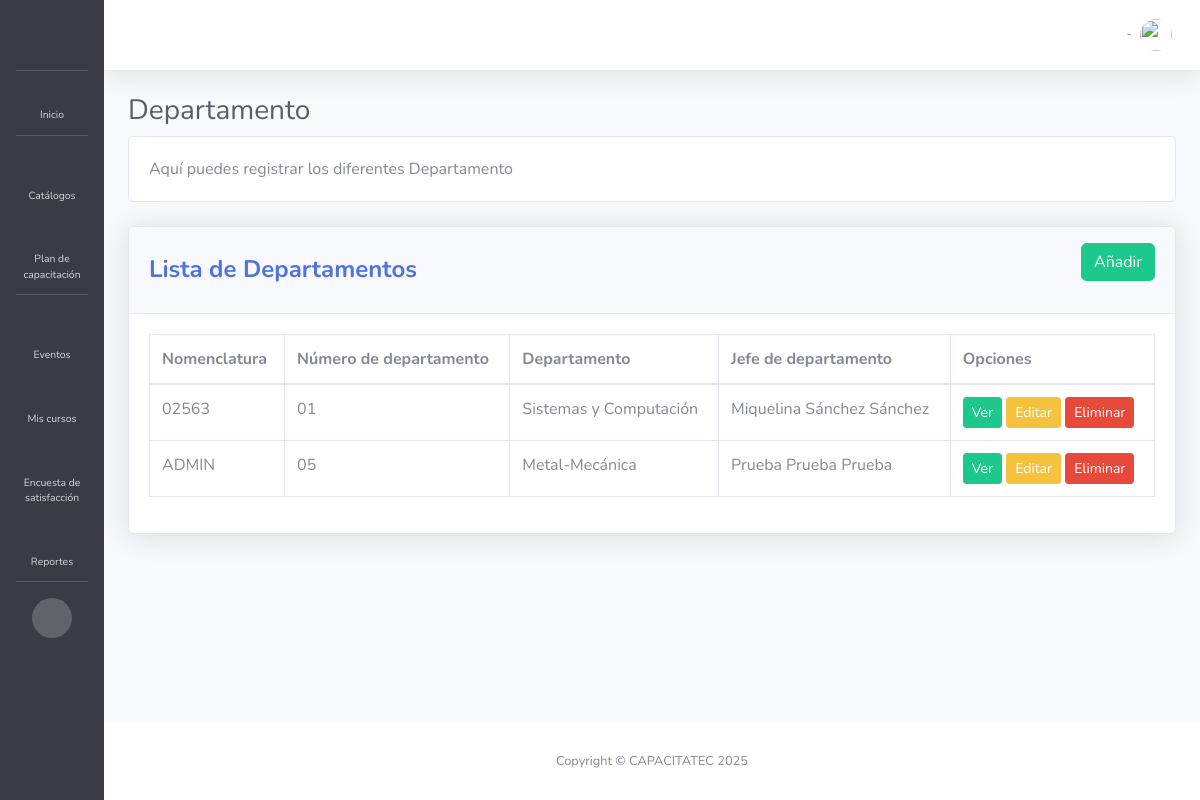
The app's page /catalogos/departamentolista/ (signed in), older data.
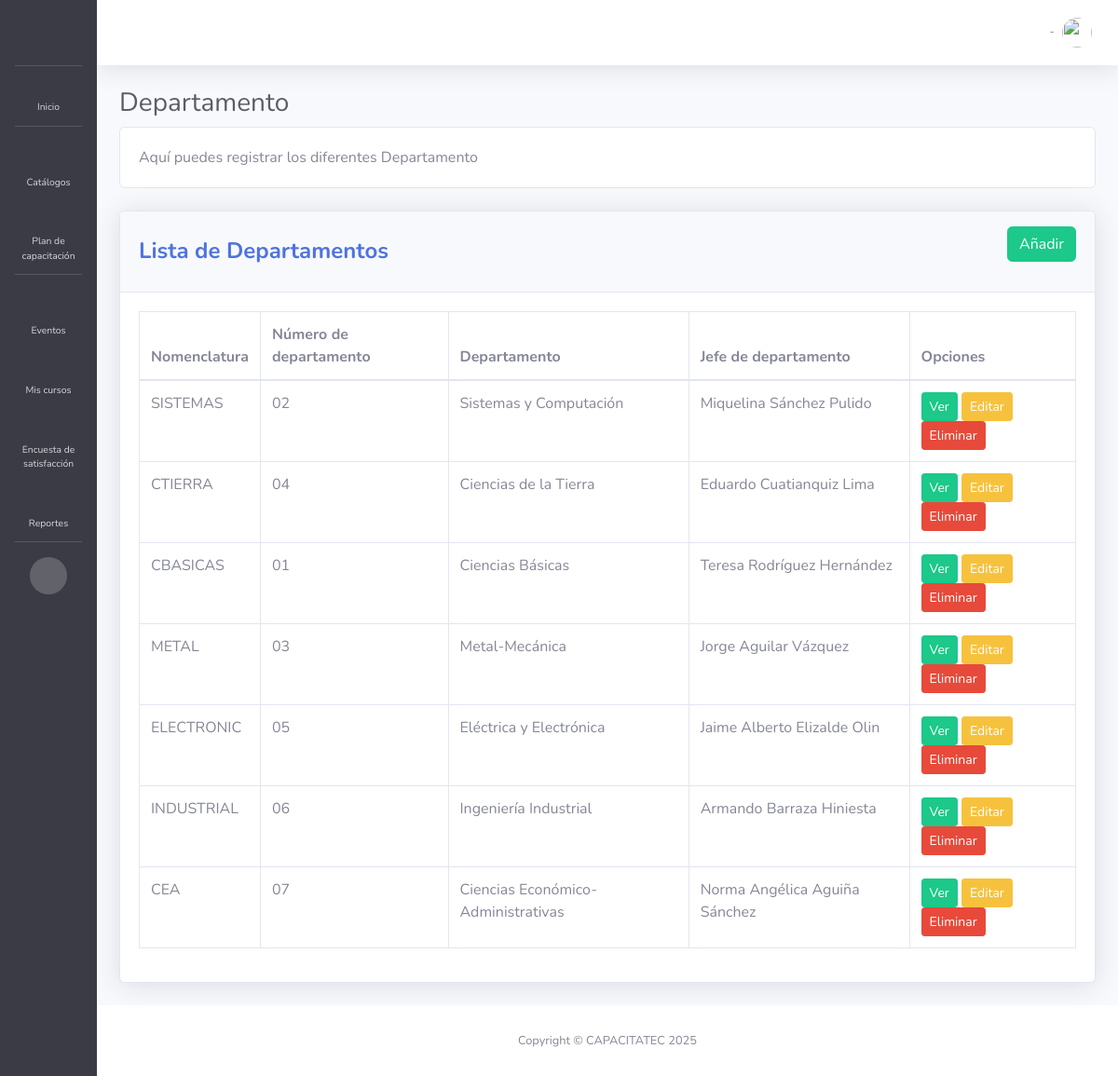
The same page, newer data.
### catalogos/models.py (models this page shows, shortened)
class Departamento(models.Model):
    nomenclatura = models.CharField(max_length=10, null=True, blank=True)
    numerodepartamento=models.CharField(max_length=54, null=True, blank=True)
    departamento=models.CharField(max_length=40)
    nombreJefe=models.CharField(max_length=54, null=True, blank=True)
    apParternoJefe=models.CharField(max_length=40, null=True, blank=True)
    apMaternoJefe=models.CharField(max_length=40, null=True, blank=True)
    telefono=models.CharField(max_length=40, null=True, blank=True)
    email=models.CharField(max_length=60, null=True, blank=True)
    paginaWeb=models.CharField(max_length=100, null=True, blank=True)
    class Meta:
        verbose_name_plural = 'Departamentos'

### catalogos/views.py (the view)
# urls.py: path('departamentolista/', views.departamentolista, name='departamentolista'),
@login_required(login_url='signin')
@permission_required('catalogos.view_departamento', raise_exception=True)
def departamentolista(request):
    departamentos = Departamento.objects.all()
    return render(request, 'departamentolista.html', {'departamentos': departamentos})

### catalogos/templates/departamentolista.html (shortened to what this page needs)
{% extends 'base.html' %}
{% load static %}
{% block styles %}
<link href="{% static 'vendor/datatables/dataTables.bootstrap4.min.css' %}" rel="stylesheet">
{% endblock %}
{% block content %}
<h1 class="h3 mb-2 text-gray-800">Departamento</h1>
<div class="card">
    <div class="card-body">
        Aquí puedes registrar los diferentes Departamento
    </div>
</div><br>
<div class="card shadow mb-4">
    <div class="card-header py-3 d-flex justify-content-between align-items-center">
        <h4 class="m-0 font-weight-bold text-primary">Lista de Departamentos</h4>
        <a href="{% url 'departamentocrear' %}" class="btn btn-success mb-3">Añadir</a>
    </div>
    <div class="card-body">
        <div class="table-responsive">
            <table class="table table-bordered" id="dataTable" width="100%" cellspacing="0">
                <thead>
                    <tr>
                        <th>Nomenclatura</th>
                        <th>Número de departamento</th>
                        <th>Departamento</th>
                        <th>Jefe de departamento</th>
                        <th>Opciones</th>
                    </tr>
                </thead>
                <tbody>
                    {% for departamento in departamentos %}
                    <tr id="departamento-{{ departamento.id }}">
                        <td>{{departamento.nomenclatura}}</td>
                        <td>{{departamento.numerodepartamento}}</td>
                        <td>{{departamento.departamento}}</td>
                        <td>{{departamento.nombreJefe}} {{departamento.apParternoJefe}} {{ departamento.apMaternoJefe }}</td>
                        <td>
                            <a href="{% url 'departamentover' departamento.id %}" class="btn btn-success btn-sm">Ver</a>
                            <a href="{% url 'departamentoactualizar' departamento.id %} " class="btn btn-warning btn-sm">Editar</a>
                            <a href="{% url 'departamentoeliminar' departamento.id %}" class="btn btn-danger btn-sm">Eliminar</a>
                        </td>
                    </tr>
                    {% endfor %}
                </tbody>
            </table>
        </div>
    </div>
</div>
{% endblock %}

Row changes from the older to the newer data that the page shows:
removed Departamento: nomenclatura "ADMIN", numerodepartamento "05", departamento "Metal-Mecánica", nombreJefe "Prueba", apParternoJefe "Prueba", apMaternoJefe "Prueba"
changed Departamento "Sistemas y Computación": nomenclatura "02563" → "SISTEMAS"; numerodepartamento "01" → "02"; apMaternoJefe "Sánchez" → "Pulido"
added Departamento: nomenclatura "CTIERRA", numerodepartamento "04", departamento "Ciencias de la Tierra", nombreJefe "Eduardo", apParternoJefe "Cuatianquiz", apMaternoJefe "Lima"
added Departamento: nomenclatura "CBASICAS", numerodepartamento "01", departamento "Ciencias Básicas", nombreJefe "Teresa", apParternoJefe "Rodríguez", apMaternoJefe "Hernández"
added Departamento: nomenclatura "METAL", numerodepartamento "03", departamento "Metal-Mecánica", nombreJefe "Jorge", apParternoJefe "Aguilar", apMaternoJefe "Vázquez"
added Departamento: nomenclatura "ELECTRONIC", numerodepartamento "05", departamento "Eléctrica y Electrónica", nombreJefe "Jaime Alberto", apParternoJefe "Elizalde", apMaternoJefe "Olin"
added Departamento: nomenclatura "INDUSTRIAL", numerodepartamento "06", departamento "Ingeniería Industrial", nombreJefe "Armando", apParternoJefe "Barraza", apMaternoJefe "Hiniesta"
added Departamento: nomenclatura "CEA", numerodepartamento "07", departamento "Ciencias Económico-Administrativas", nombreJefe "Norma Angélica", apParternoJefe "Aguiña", apMaternoJefe "Sánchez"
